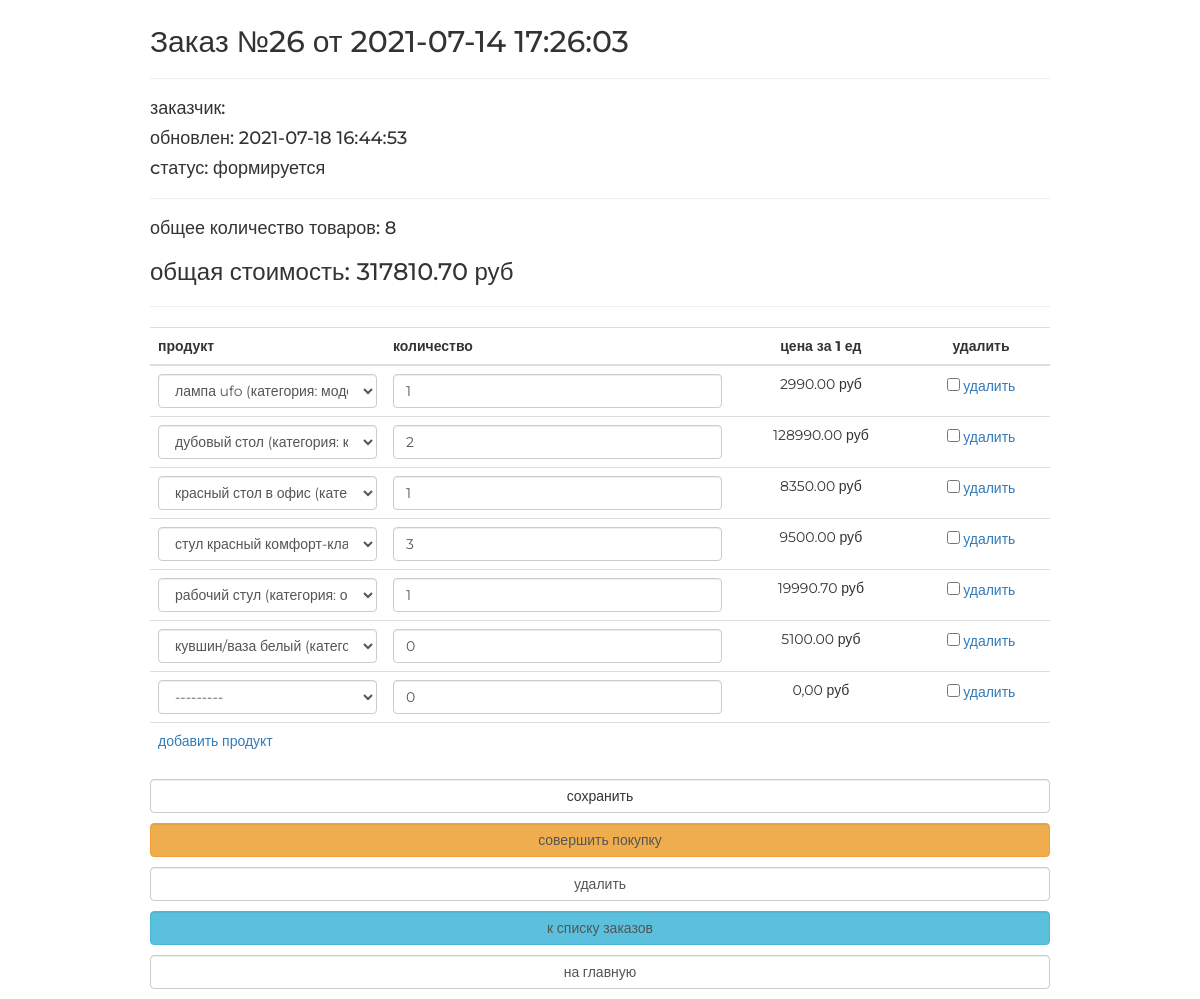
Screenshot of /orders/update/26/ with the database file from the repository.
### ordersapp/models.py (models this page shows, shortened)
class Order(models.Model):
    FORMING = 'FM'
    SENT_TO_PROCEED = 'STP'
    PROCEEDED = 'PRD'
    PAID = 'PD'
    READY = 'RDY'
    CANCEL = 'CNC'
    STATUS_CHOICES = (
        (FORMING, 'формируется'),
        (SENT_TO_PROCEED, 'отправлен в обработку'),
        (PAID, 'оплачен'),
        (PROCEEDED, 'обрабатывается'),
        (READY, 'готов к выдаче'),
        (CANCEL, 'отменен'),
    )
    user = models.ForeignKey(get_user_model(), on_delete=models.CASCADE, related_name='orders')
    created = models.DateTimeField(verbose_name='создан', auto_now_add=True)
    updated = models.DateTimeField(verbose_name='обновлен', auto_now=True)
    status = models.CharField(verbose_name='статус',
                              max_length=3,
                              choices=STATUS_CHOICES,
                              default=FORMING)
    is_active = models.BooleanField(verbose_name='активен', default=True)
    class Meta:
        ordering = ('-created',)
        verbose_name = 'заказ'
        verbose_name_plural = 'заказы'
    @property
    def total_quantity(self):
        return sum(map(lambda x: x.quantity, self.items.all()))
    def get_total_cost(self):
        return sum(map(lambda x: x.product_cost, self.items.all()))

class OrderItem(models.Model):
    order = models.ForeignKey(Order,
                              on_delete=models.CASCADE,
                              related_name='items')
    product = models.ForeignKey(Product,
                                verbose_name='продукт',
                                on_delete=models.CASCADE)
    quantity = models.PositiveSmallIntegerField(verbose_name='количество',
                                           default=0)
    @property
    def product_cost(self):
        return self.product.price * self.quantity

### mainapp/models.py (models this page shows)
class Product(models.Model):
    category = models.ForeignKey(ProductCategory, on_delete=models.CASCADE,)
    name = models.CharField('имя', max_length=128,)
    image = models.ImageField(upload_to='product_img', blank=True,)
    short_desc = models.CharField(
        'краткое описание',
        max_length=256,
        blank=True,
    )
    description = models.CharField(
        'описание',
        max_length=500,
        blank=True,
    )
    price = models.DecimalField(
        'цена продукта',
        max_digits=8,
        decimal_places=2,
        default=0,
    )
    quantity = models.PositiveIntegerField('количество товара на складе', default=0,)
    is_active = models.BooleanField('активность', default=True)
    def __str__(self):
        return f'{self.name} (категория: {self.category.name})'
    @classmethod
    def get_items(cls):
        return cls.objects.filter(is_active=True, category__is_active=True)
    class Meta:
        verbose_name = 'продукт'
        verbose_name_plural = 'продукты'
        ordering = ['price']

### ordersapp/views.py (the view, shortened to what this page needs)
# urls.py: path('update/<pk>/', ordersapp.OrderUpdate.as_view(), name='update'),
class OrderUpdate(PageTitleMixin, UpdateView, ):
    model = Order
    form_class = OrderForm
    success_url = reverse_lazy('orders:index')
    page_title = 'редактирование заказа'
    def get_context_data(self, **kwargs):
        context = super().get_context_data(**kwargs)
        OrderFormSet = inlineformset_factory(Order, OrderItem, form=OrderItemForm, extra=1)
        if self.request.POST:
            formset = OrderFormSet(self.request.POST, self.request.FILES, instance=self.object)
        else:
            formset = OrderFormSet(instance=self.object)
            for form in formset.forms:
                instance = form.instance
                if instance.pk:
                    form.initial['price'] = instance.product.price
        context['orderitems'] = formset
        return context

### ordersapp/forms.py
class OrderForm(BaseOrderForm):
    class Meta:
        model = Order
        fields = ('user',)

### mainapp/context_processors.py (called while the page is built)
def categories(request):
    return {
        'categories': ProductCategory.objects.filter(is_active=True)
    }

### ordersapp/views.py (called while the page is built)
    def get_context_data(self, **kwargs):
        context = super().get_context_data(**kwargs)
        context[self.page_title_key] = self.page_title
        return context

### ordersapp/templates/ordersapp/order_form.html (shortened to what this page needs)
{% extends "ordersapp/base.html" %}
{% load static %}
{% block container %}
   {% include 'ordersapp/includes/inc_order_summary.html' %}
   <div class="order_form">
       <form action="" method="post">
           <table class="table">
               {% for form in orderitems.forms %}
                   {% if forloop.first %}
                       <thead>
                       <tr>
                           {% for field in form.visible_fields %}
                               <th class="{% cycle 'td1' 'td2' 'td3' 'td4' %} order formset_td">
                                   {{ field.label|lower }}
                               </th>
                           {% endfor %}
                       </tr>
                       </thead>
                   {% endif %}
                   <tr class="formset_row">
                       {% for field in form.visible_fields %}
                           <td class="{% cycle 'td1' 'td2' 'td3' 'td4' %} order formset_td">
                               {% if field.name == 'price' %}
                                   <span class="items-{{ forloop.parentloop.counter0 }}-price">
                                       {{ field.value|default:"0,00" }}
                                   </span>руб
                               {% else %}
                                   {{ field|lower }}
                               {% endif %}
                           </td>
                       {% endfor %}
                   </tr>
               {% endfor %}
           </table>
           <button type="submit" value="сохранить" class="btn btn-default btn-round form-control last">сохранить</button>
           {% include 'ordersapp/includes/inc_order_actions.html' %}
       </form>
   </div>
{% endblock %}

### ordersapp/templates/ordersapp/includes/inc_order_summary.html (shortened to what this page needs)
{% if object %}
   <div class="h2">Заказ №{{ object.pk }} от {{ object.created|date:"Y-m-d H:i:s" }}</div>
   <hr>
   <div class="h4">заказчик: {{ user.last_name|capfirst }} {{ user.first_name|capfirst }} </div>
   <div class="h4">обновлен: {{ object.updated|date:"Y-m-d H:i:s" }}</div>
   <div class="h4">cтатус: {{ object.get_status_display }}</div>
   <hr>
   <div class="h4">
       общее количество товаров: <span class="order_total_quantity">{{ object.total_quantity }}</span>
   </div>
   <div class="h3">
       общая стоимость: <span class="order_total_cost">{{ object.get_total_cost }}</span> руб
   </div>
{% endif %}
<hr>

### geekshop/static/style.css (style rules this page uses)
* { margin: 0; padding: 0; }
button.last { margin-bottom: 10px; }
.td3.order.formset_td { text-align: center; }
.td4.order.formset_td { text-align: center; }
body { font-family: 'Montserrat', sans-serif; }
html, body { height: 100%; }
table { width: 100%; }
td:first-child { width: 235px; }

### rows the page displays
Order: pk "26", created "2021-07-14 17:26:03", updated "2021-07-18 16:44:53", status "формируется", total_quantity "8", get_total_cost "317810.70"
Product: value "2990.00"
Product: value "128990.00"
Product: value "8350.00"
Product: value "9500.00"
Product: value "19990.70"
Product: value "5100.00"

### other values shown
{{ field.label|lower }} "продукт" "количество" "цена за 1 ед" "удалить"
{{ field.value|default:"0,00" }} "0,00"
